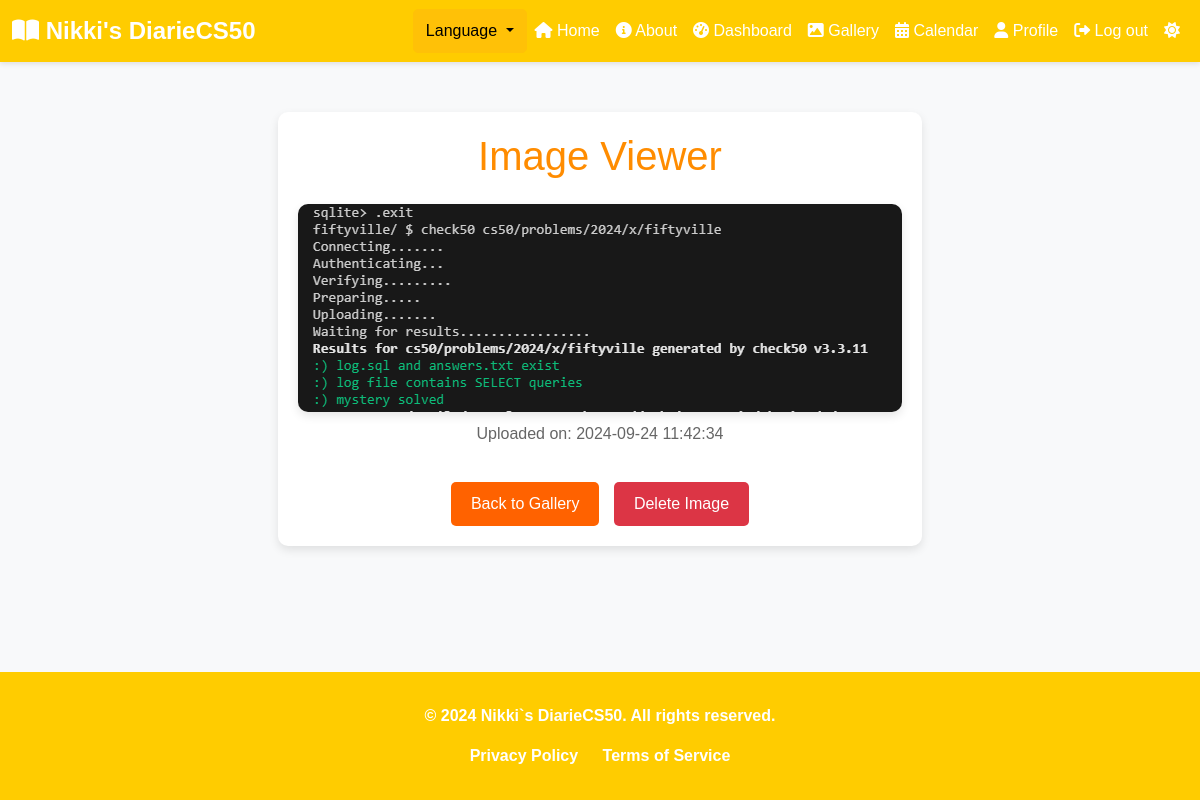
Screenshot of /image/2 (signed in) with the database file from the repository.
### tables this page shows
CREATE TABLE gallery (
    id INTEGER PRIMARY KEY AUTOINCREMENT,
    user_id INTEGER NOT NULL,
    image_path TEXT NOT NULL,
    description TEXT,
    upload_date DATETIME DEFAULT CURRENT_TIMESTAMP,
    FOREIGN KEY (user_id) REFERENCES user(id)
);

### app.py (the view)
@app.route('/image/<int:image_id>')
def view_image(image_id):
    image = g.db.execute('SELECT id, image_path, upload_date FROM gallery WHERE id = ?',
                         (image_id,)).fetchone()
    if image is None:
        abort(404)
    current_language = session.get('language', 'en')
    languages = get_languages()
    return render_template('view_image.html', image=image, languages=languages, current_language=current_language)

### app.py (called while the page is built)
def connect_db():
    conn = sqlite3.connect(app.config['DATABASE'])
    conn.row_factory = sqlite3.Row
    return conn

@app.before_request
def before_request():
    g.db = connect_db()

@app.teardown_request
def teardown_request(exception):
    if hasattr(g, 'db'):
        g.db.close()

### language.py (called while the page is built)
def get_languages():
    return languages

### templates/view_image.html (shortened to what this page needs)
{% extends "layout.html" %}
{% block content %}
    <div class="image-viewer-container">
        <h1>{{ languages[current_language]['image_viewer'] }}</h1>
        <div class="image-viewer">
            <img src="{{ url_for('static', filename='images/gallery/' + image['image_path']) }}" alt="Viewed Image">
        </div>
        <p class="upload-date">{{ languages[current_language]['uploaded_on'] }}: {{ image['upload_date'] }}</p>
        <a href="{{ url_for('gallery') }}" class="back-button">{{ languages[current_language]['back_gallery'] }}</a>
        <form action="{{ url_for('delete_image', image_id=image['id']) }}" method="POST" style="display:inline;">
            <button type="submit" class="delete-button" onclick="return confirm('Are you sure to delete this image');">{{ languages[current_language]['btn_delete_img'] }}</button>
        </form>
    </div>
{% endblock %}

### static/css/style.css (style rules this page uses)
html, body { height: 100%; margin: 0; display: flex; flex-direction: column; }
body { background-color: #f8f9fa; color: #212529; font-family: 'Arial', sans-serif; }
h1, h2 { margin-bottom: 1.5rem; color: #ff8c00; }
button { background-color: #ff8c00; color: #fff; border: none; border-radius: 5px; padding: 10px 20px; transition: background-color 0.3s ease; }

### templates/view_image.html (style rules this page uses)
.image-viewer-container { max-width: 800px; margin: 50px auto; text-align: center; padding: 20px; background-color: #fff; box-shadow: 0px 4px 10px rgba(0, 0, 0, 0.1); border-radius: 10px; }
.image-viewer img { max-width: 100%; height: auto; border-radius: 10px; box-shadow: 0px 4px 10px rgba(0, 0, 0, 0.1); }
.upload-date { margin-top: 10px; font-size: 16px; color: #666; }
.back-button, .delete-button { display: inline-block; margin-top: 20px; padding: 10px 20px; font-size: 16px; border-radius: 5px; text-decoration: none; transition: background-color 0.3s ease; }
.back-button { background-color: #ff6200; color: white; }
.delete-button { background-color: #dc3545; color: white; margin-left: 10px; }

### rows the page displays
gallery: image_path (picture), upload_date "2024-09-24 11:42:34"

### other values shown
{{ languages[current_language]['change_language'] }} "Language"
{{ languages[current_language]['home'] }} "Home"
{{ languages[current_language]['about'] }} "About"
{{ languages[current_language]['dash'] }} "Dashboard"
{{ languages[current_language]['gallery'] }} "Gallery"
{{ languages[current_language]['calendar'] }} "Calendar"
{{ languages[current_language]['profile'] }} "Profile"
{{ languages[current_language]['logout'] }} "Log out"
{{ languages[current_language]['image_viewer'] }} "Image Viewer"
{{ languages[current_language]['uploaded_on'] }} "Uploaded on"
{{ languages[current_language]['back_gallery'] }} "Back to Gallery"
{{ languages[current_language]['btn_delete_img'] }} "Delete Image"
{{ languages[current_language]['footer'] }} "© 2024 Nikki`s DiarieCS50. All rights reserved."
{{ languages[current_language]['privacy'] }} "Privacy Policy"
{{ languages[current_language]['terms'] }} "Terms of Service"
